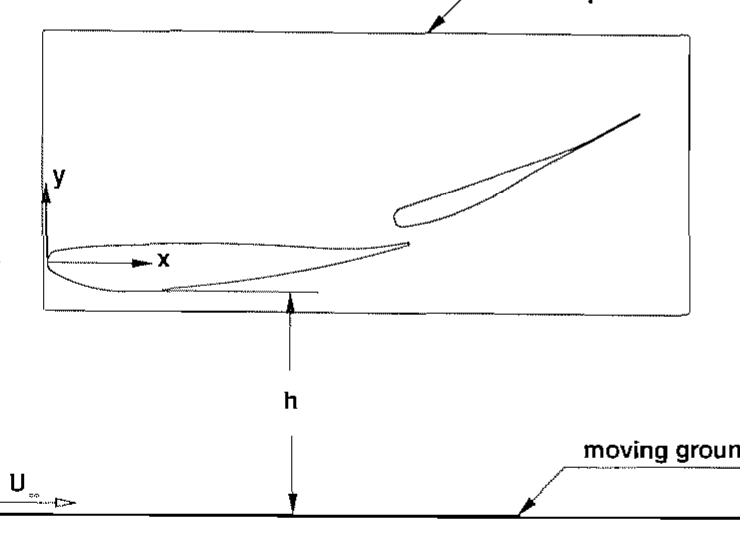
#> input picture course/_instructor/dataset3d/zerihan3d/fig1c_crop.png, 740 x 540 px
$ python fit_endplate_from_fig1c.py ../../dataset fig1c_crop.png endplate_fig1c.json
#> lines starting #> are read from the running program, lines starting #| are printed output that depends on the picture; after the words box and inside, x2 and y2 are one past the last pixel; in counts of white or black regions, pixels touching at a corner belong together
"""Locate the endplate relative to the wing from Zerihan (2001) Fig. 1c (to-scale schematic).

The thesis gives the endplate size (400 x 170 x 4 mm, rectangular, parallel to the ground at the
reference incidence) but not its position relative to the wing. We fit the true wing outline
(alpha = 1 deg, datum flap) to the wing drawn in Fig. 1c with an isotropic scale + translation,
then read the rectangle in wing coordinates. Uncertainty: line width (~1 px = ~0.6 mm).

Usage (from this directory):
    python fit_endplate_from_fig1c.py ../../dataset fig1c_crop.png endplate_fig1c.json
fig1c_crop.png: thesis PDF (course/_instructor/refs/00192634.pdf) page 40 rendered at 300 dpi
(pdftoppm -f 40 -l 40 -r 300), rotated by -90 deg, cropped to the box (780, 1290, 1520, 1830) px.
Result on 03/11/2026: rms 0.87 px; endplate x = -3.1 ... 396.9 mm, y = -29.9 ... 140.4 mm (main LE at the origin,
alpha 1 deg); fitted vertical scale gives an endplate height of 170.3 mm (text: 170 mm).
"""
import sys, json
import numpy as np
from PIL import Image
from scipy.optimize import minimize

sys.path.insert(0, sys.argv[1])            # dataset pipeline dir (frontwing package)
from frontwing.geometry import zerihan_wing

img = np.asarray(Image.open(sys.argv[2]).convert("L")) < 128     # crop of Fig. 1c, upright
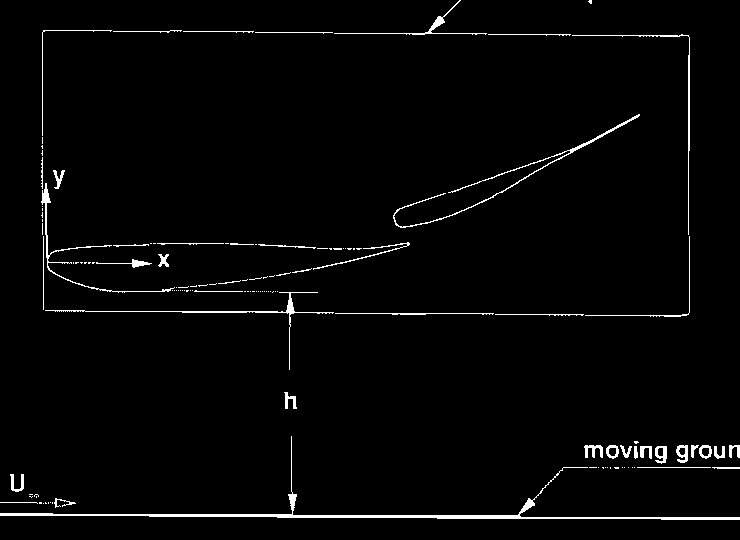
#> img: shape (540, 740) bool; 2.2% white in thin lines or dots
H, W = img.shape
#> H = 540; W = 740
gray = np.asarray(Image.open(sys.argv[2]).convert("L")) < 200   # rectangle is drawn in a light scanned line
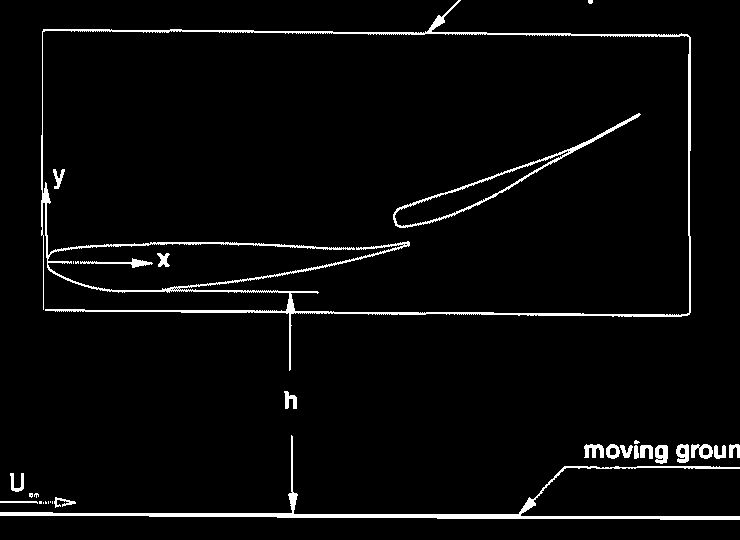
#> gray: shape (540, 740) bool; 3.5% white; 32 white regions (12 under 20 px), largest, box (x1, y1, x2, y2) and area: (41, 0, 691, 371) 6750, (0, 435, 740, 520) 3649, (393, 113, 641, 228) 1237

def edge(profile, lo, hi):
    """Weighted position of the darkest line inside [lo, hi) (rows or columns)."""
    seg = profile[lo:hi].astype(float)
    k = np.nonzero(seg >= 0.8 * seg.max())[0]
    return lo + float(np.average(k, weights=seg[k]))

cols = gray.sum(0)
#> cols = 740 values, max 286 at index 689, min 6 at index 0, mean 18.95
front, rear = edge(cols, 0, W // 4), edge(cols, 3 * W // 4, W)
#> in edge, `seg = profile[lo:hi].astype(float)`: seg = 185 values, max 208 at index 42, min 6 at index 0, mean 18.42
#> in edge, `k = np.nonzero(seg >= 0.8 * seg.max())[0]`: k = [42]
#> front = 42; rear = 689
rows = gray[:, int(front) + 3:int(rear) - 3].sum(1)
#> rows = 540 values, max 537 at index 516, min 0 at index 37, mean 21.69
top, bot = edge(rows, 0, H // 4), edge(rows, H // 4, int(0.7 * H))
#> top = 32.07; bot = 312.5
print(f"rect px: front {front:.1f} rear {rear:.1f} top {top:.1f} bottom {bot:.1f}")
#| rect px: front 42.0 rear 689.0 top 32.1 bottom 312.5
L_px, H_px = rear - front, bot - top
#> L_px = 647; H_px = 280.4
print(f"aspect px {L_px / H_px:.3f}  (400/170 = {400 / 170:.3f})")
#| aspect px 2.307  (400/170 = 2.353)

# wing pixels: inside the rectangle, away from its edges, left of nothing else
ys, xs = np.nonzero(img)
#> ys = 8887 values from 0 to 519; xs = 8887 values, max 739 at index 5083, min 0 at index 6584, mean 381
m = (xs > front + 6) & (xs < rear - 6) & (ys > top + 6) & (ys < bot - 6)
# drop the axes arrows / 'x' label near the LE: keep pixels right of front+12 or the LE nose itself
pts = np.column_stack([xs[m], ys[m]]).astype(float)
#> pts = 2215 pairs, first value 49 to 639, second value 114 to 306
c = 380.0
#> (the run stopped early here; a loop or call above may not have finished)
